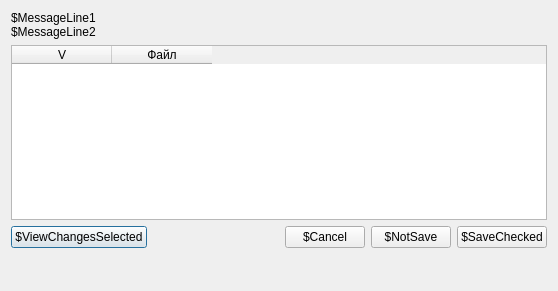
<?xml version="1.0" encoding="UTF-8"?>
<ui version="4.0">
 <class>SCheckUnsaveChanges</class>
 <widget class="QDialog" name="SCheckUnsaveChanges">
  <property name="geometry">
   <rect>
    <x>0</x>
    <y>0</y>
    <width>558</width>
    <height>291</height>
   </rect>
  </property>
  <property name="minimumSize">
   <size>
    <width>558</width>
    <height>291</height>
   </size>
  </property>
  <property name="maximumSize">
   <size>
    <width>558</width>
    <height>291</height>
   </size>
  </property>
  <property name="windowTitle">
   <string>$YouHaveUnsaveChanges</string>
  </property>
  <layout class="QVBoxLayout" name="verticalLayout_2">
   <item>
    <widget class="QLabel" name="lMessage">
     <property name="lineWidth">
      <number>2</number>
     </property>
     <property name="text">
      <string>$MessageLine1
$MessageLine2</string>
     </property>
    </widget>
   </item>
   <item>
    <widget class="QTableWidget" name="twListUnsaveFiles">
     <property name="minimumSize">
      <size>
       <width>0</width>
       <height>175</height>
      </size>
     </property>
     <property name="maximumSize">
      <size>
       <width>16777215</width>
       <height>175</height>
      </size>
     </property>
     <column>
      <property name="text">
       <string>V</string>
      </property>
     </column>
     <column>
      <property name="text">
       <string>Файл</string>
      </property>
     </column>
    </widget>
   </item>
   <item>
    <layout class="QHBoxLayout" name="horizontalLayout">
     <property name="topMargin">
      <number>0</number>
     </property>
     <item>
      <widget class="QPushButton" name="bViewChanges">
       <property name="text">
        <string>$ViewChangesSelected</string>
       </property>
      </widget>
     </item>
     <item>
      <spacer name="horizontalSpacer">
       <property name="orientation">
        <enum>Qt::Horizontal</enum>
       </property>
       <property name="sizeHint" stdset="0">
        <size>
         <width>40</width>
         <height>20</height>
        </size>
       </property>
      </spacer>
     </item>
     <item>
      <widget class="QPushButton" name="bCancel">
       <property name="text">
        <string>$Cancel</string>
       </property>
      </widget>
     </item>
     <item>
      <widget class="QPushButton" name="bNotSave">
       <property name="text">
        <string>$NotSave</string>
       </property>
      </widget>
     </item>
     <item>
      <widget class="QPushButton" name="bSave">
       <property name="text">
        <string>$SaveChecked</string>
       </property>
      </widget>
     </item>
    </layout>
   </item>
   <item>
    <spacer name="verticalSpacer">
     <property name="orientation">
      <enum>Qt::Vertical</enum>
     </property>
     <property name="sizeHint" stdset="0">
      <size>
       <width>20</width>
       <height>40</height>
      </size>
     </property>
    </spacer>
   </item>
  </layout>
 </widget>
 <resources/>
 <connections/>
</ui>
